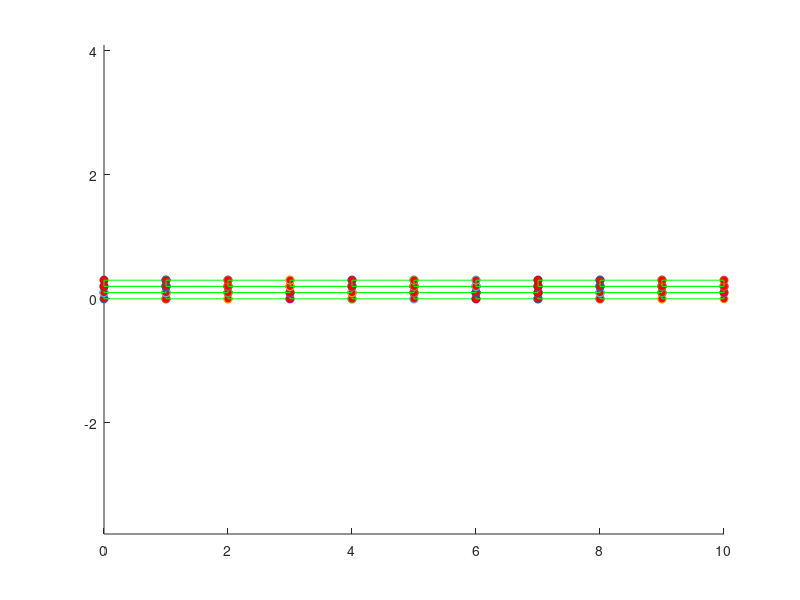
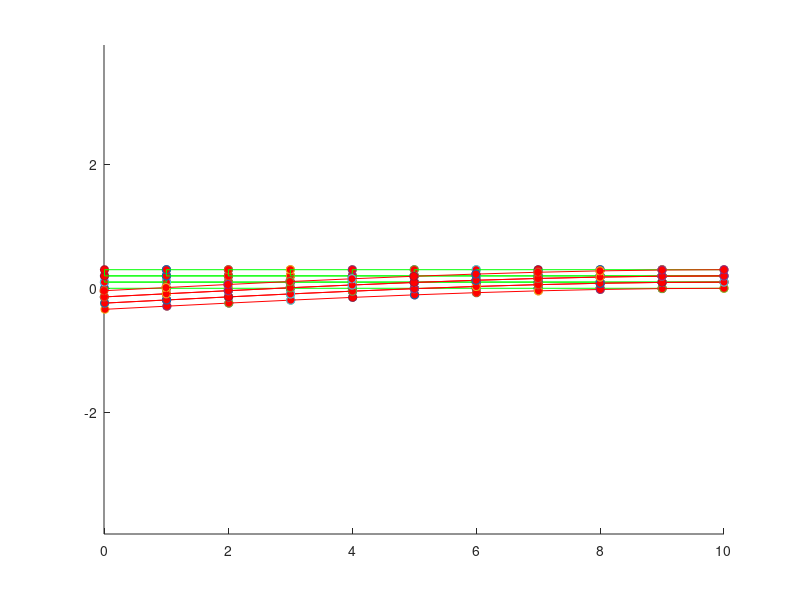
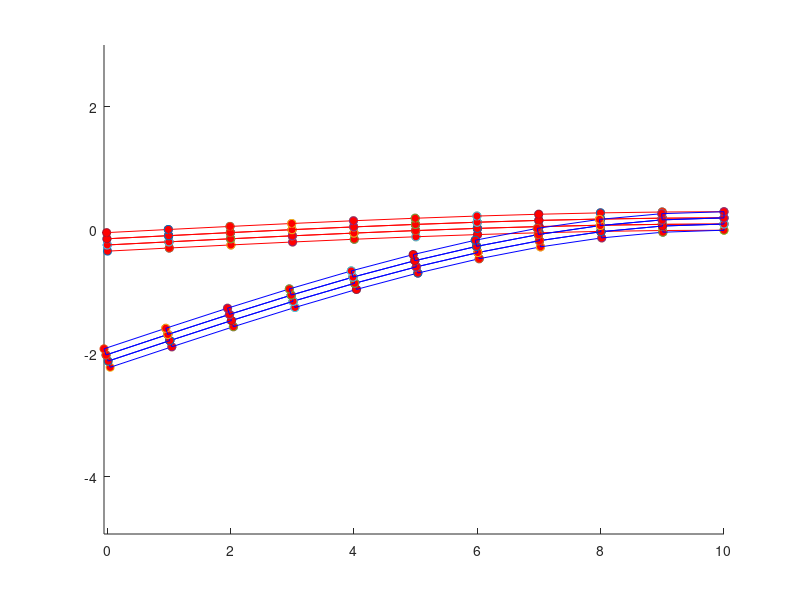

The MATLAB script that drew these images, in order:
function FEM_shear_locking_demo
%
%          Example 2D and 3D Linear elastic FEM code
%          Illustrates phenomenon of shear locking by computing the
%          displacement field in a 2D linear elastic beam and comparing
%          the FEA prediction with the exact result
%
%        Variables read from input file;
%        nprops              No. material parameters
%        materialprops(i)    List of material parameters
%        ncoord              No. spatial coords (2 for 2D, 3 for 3D)
%        ndof                No. degrees of freedom per node (2 for 2D, 3 for 3D)
%                            (here ndof=ncoord, but the program allows them to be different
%                            to allow extension to plate & beam elements with C^1 continuity)
%        nnode               No. nodes
%        coords(i,j)         ith coord of jth node, for i=1..ncoord; j=1..nnode
%        nelem               No. elements
%        maxnodes            Max no. nodes on any one element (used for array dimensioning)
%        nelnodes(i)         No. nodes on the ith element
%        elident(i)          An integer identifier for the ith element.  Not used
%                            in this code but could be used to switch on reduced integration,
%                            etc.
%        connect(i,j)        List of nodes on the jth element
%        nfix                Total no. prescribed displacements
%        fixnodes(i,j)       List of prescribed displacements at nodes
%                            fixnodes(1,j) Node number
%                            fixnodes(2,j) Displacement component number (1, 2 or 3)
%                            fixnodes(3,j) Value of the displacement
%        ndload              Total no. element faces subjected to tractions
%        dloads(i,j)         List of element tractions
%                            dloads(1,j) Element number
%                            dloads(2,j) face number
%                            dloads(3,j), dloads(4,j), dloads(5,j) Components of traction
%                            (assumed uniform) 
%
%  To run the program you first need to set up an input file, as described in 
%  the lecture notes.  Then change the fopen command below to point to the file.
%  Also change the fopen command in the post-processing step (near the bottom of the
%  program) to point to a suitable output file.  Then execute the file in
%  the usual fashion (e.g. hit the green arrow at the top of the MATLAB
%  editor window)
% 
%
% ==================== Read data from the input file ===========================
%
%
% YOU NEED TO CHANGE THE PATH & FILE NAME TO POINT TO YOUR INPUT FILE
%
infile=fopen('shear_locking_demo.txt','r');

[nprops,materialprops,ncoord,ndof,nnode,coords,nelem,maxnodes,connect,nelnodes,elident,nfix,fixnodes,ndload,dloads] = read_input_file(infile);

fclose(infile);

% Plot the initial mesh as a check
close all
figure
plotmesh(coords,ncoord,nnode,connect,nelem,elident,nelnodes,'g');

%
%============================ MAIN FEM ANALYSIS PROCEDURE ========================
%
%   dofs        Nodal displacements.  Let u_i^a be ith displacement component
%               at jth node.  Then dofs contain (u_1^1, u_2^1, u_1^2, u_2^2....) for 2D
%               and (u_1^1, u_2^1, u_3^1, u_1^2, u_2^2, u_3^2....) for 3D
%
%   K           Global stiffness matrix.  Stored as (K_1111 K_1112  K_1121  K_1122...
%                                                    K_1211 K_1212  K_1221  K_1222...
%                                                    K_2111 K_2112  K_2121  K_2122...)
%               for 2D problem and similarly for 3D problem
%   r           Force vector.  Currently only includes contribution from tractions
%               acting on element faces (i.e. body forces are neglected)
%
  dofs = zeros(ndof*nnode,1);  

  K = globalstiffness(ncoord,ndof,nnode,coords,nelem,maxnodes,elident,nelnodes,connect,materialprops,dofs);

  r = globaltraction(ncoord,ndof,nnode,ndload,coords,nelnodes,elident,connect,dloads,dofs);

%
%  Fix constrained nodes.  We should really do this in a way that preserves the symmetry of K
%  but it's not worth it for the small demo problems here.
%
  for n = 1:nfix
     rw = ndof*(fixnodes(1,n)-1) + fixnodes(2,n);
     for cl = 1:ndof*nnode
        K(rw,cl) = 0;
     end
     K(rw,rw) = 1.;
     r(rw) = fixnodes(3,n);
  end
%
% Solve for the displacements
%

  dofs = K\r;

%
%================================= POST-PROCESSING =================================
%
% Create a plot of the deformed mesh
%

  defcoords = zeros(ndof,nnode); 
  scalefactor = 1.0;
  for i = 1:nnode
    for j = 1:ndof
       defcoords(j,i) = coords(j,i) + scalefactor*dofs(ndof*(i-1)+j); 
    end
  end

 figure
 plotmesh(coords,ncoord,nnode,connect,nelem,elident,nelnodes,'g');
 hold on
 plotmesh(defcoords,ncoord,nnode,connect,nelem,elident,nelnodes,'r');  
 %
 % Plot the exact solution and FEA solution together
 %
 figure
 plotmesh(defcoords,ncoord,nnode,connect,nelem,elident,nelnodes,'r');  
 a = 0.15;
 b = 1;
 P = 2*a*b;
 L = 10;
 E = 2*materialprops(1)*(1+materialprops(2));
 d = -P*L^3/(2*E*a^3*b);
 omega = 3*P*L^2/(4*E*a^3*b);
 for i = 1:nnode
   x1 = coords(1,i);
   x2 = coords(2,i)-a;
   II = b*(2*a)^3/12;
   ups1 = P/(2*E*II)*x1^2*x2 + materialprops(2)*P/(6*E*II)*x2^3 ...
       - P/(6*II*materialprops(1))*x2^3 - (P*L^2/(2*E*II) - P*a^2/(2*II*materialprops(1)))*x2;
   ups2 = -materialprops(2)*P/(2*E*II)*x1*x2^2 - P/(6*E*II)*x1^3 + P*L^2/(2*E*II)*x1 - P*L^3/(3*E*II);
   scale = 1.;
   defcoords(1,i) = coords(1,i) + scale*ups1;
   defcoords(2,i) = coords(2,i) + scale*ups2; 
 end
 
 plotmesh(defcoords,ncoord,nnode,connect,nelem,elident,nelnodes,'b');  
 

end 

%================= Material Stiffness ==================================
%
%    Computes elasticity tensor C_{ijkl} = shear modulus and Poissons ratio
%    Currently coded either for plane strain, plane stress or general 3D.
%
function C = materialstiffness(ndof,ncoord,strain,materialprops)

   mu = materialprops(1);
   nu = materialprops(2);
   
   C = zeros(ndof,ncoord,ndof,ncoord);
   
   if (ncoord == 2)   

%  planestrain = 0 => plane stress, planestrain = 1 => plane strain
   planestrain = materialprops(3);
 
     for i = 1:2
       for j = 1:2
         for k = 1:2
           for l = 1:2
             if (planestrain==1) 
               if (i==j && k==l)
                   C(i,j,k,l) = C(i,j,k,l)+2*mu*nu/(1-2*nu);
               end
             else
               if (i==j && k==l)
                   C(i,j,k,l) = C(i,j,k,l)+2*mu*nu/(1-nu);
               end
             end
             if (i==l && k==j)
                 C(i,j,k,l) = C(i,j,k,l)+mu;
             end
             if (i==k && j==l)
                 C(i,j,k,l) = C(i,j,k,l)+mu;
             end
           end
         end
       end
     end
     
   elseif (ncoord == 3) 

     for i = 1:3 
       for j = 1:3
         for k = 1:3
           for l = 1:3
             if (i==j && k==l)
                 C(i,j,k,l)=C(i,j,k,l) + 2.*mu*nu/(1.-2.*nu);
             end
             if (i==k && j==l)
                 C(i,j,k,l)=C(i,j,k,l) + mu;
             end
             if (i==l && j==k)
                 C(i,j,k,l)=C(i,j,k,l) + mu;
             end
            end
          end
        end
      end
    end

 end
%================= Material Stress ==================================
%
%   Computes stress sigma_{ij} given strain epsilon_{ij}
%
function stress = materialstress(ndof,ncoord,strain,materialprops)

   C = materialstiffness(ndof,ncoord,strain,materialprops);
   stress = zeros(ndof,ncoord);
   for i = 1 : ndof
     for j = 1 : ncoord
        for k = 1 : ndof
          for l = 1: ncoord
            stress(i,j) = stress(i,j) + C(i,j,k,l)*strain(k,l);
          end
        end
     end
   end
  end
%
%====================== No. integration points =============================
%
%   Defines the number of integration points:be used for
%   each element type
%
function n = numberofintegrationpoints(ncoord,nelnodes,elident)
  
   if (ncoord == 1) 
     n = nelnodes;   
   elseif (ncoord == 2) 
     if (nelnodes == 3)
         n = 1;
     end
     if (nelnodes == 6)
         n = 3;
     end
     if (nelnodes == 4)
         n = 4;
     end
     if (nelnodes == 8)
         n = 9;
     end
   elseif (ncoord == 3) 
     if (nelnodes == 4)
         n = 1 ;
     end
     if (nelnodes == 10)
         n = 4;
     end
     if (nelnodes == 8)
         n = 8;
     end
     if (nelnodes == 20)
         n = 27;
     end
   end
end   
%
%====================== INTEGRATION POINTS ==================================
%
%   Defines positions of integration points
%
function xi = integrationpoints(ncoord,nelnodes,npoints,elident)

   xi = zeros(ncoord,npoints);
%
%  1D elements
%
   if (ncoord == 1) 
     if (npoints==1) 
       xi(1,1) = 0.;
     elseif (npoints == 2) 
       xi(1,1) = -0.5773502692;
       xi(1,2) = -xi(1,1);
     elseif (npoints == 3) 
       xi(1,1) = -0.7745966692;
       xi(1,2) = 0.0;
       xi(1,3) = -xi(1,1);
     end
%
%  2D elements
%
   elseif (ncoord == 2) 
%
%    Triangular element
%
     if ( nelnodes == 3 || nelnodes == 6 ) 
       if (npoints == 1) 
         xi(1,1) = 1./3.;
         xi(2,1) = 1./3.;
       elseif (npoints == 3) 
         xi(1,1) = 0.6;
         xi(2,1) = 0.2;
         xi(1,2) = 0.2;
         xi(2,2) = 0.6;
         xi(1,3) = 0.2;
         xi(2,3) = 0.2;
       elseif (npoints == 4) 
         xi(1,1) = 1./3.;
         xi(2,1) = 1./3.;
         xi(1,2) = 0.6;
         xi(2,2) = 0.2;
         xi(1,3) = 0.2;
         xi(2,3) = 0.6;
         xi(1,4) = 0.2;
         xi(2,4) = 0.2;
       end
%
%    Rectangular element
%                  
     elseif ( nelnodes==4 || nelnodes==8 ) 

       if (npoints == 1) 
         xi(1,1) = 0.;
         xi(2,1) = 0.;
       elseif (npoints == 4) 
         xi(1,1) = -0.5773502692;
         xi(2,1) = xi(1,1);
         xi(1,2) = -xi(1,1);
         xi(2,2) = xi(1,1);
         xi(1,3) = xi(1,1);
         xi(2,3) = -xi(1,1);
         xi(1,4) = -xi(1,1);
         xi(2,4) = -xi(1,1);
       elseif (npoints == 9) 
         xi(1,1) = -0.7745966692;
         xi(2,1) = xi(1,1);
         xi(1,2) = 0.0;
         xi(2,2) = xi(1,1);
         xi(1,3) = -xi(1,1);
         xi(2,3) = xi(1,1);
         xi(1,4) = xi(1,1);
         xi(2,4) = 0.0;
         xi(1,5) = 0.0;
         xi(2,5) = 0.0;
         xi(1,6) = -xi(1,1);
         xi(2,6) = 0.0;
         xi(1,7) = xi(1,1);
         xi(2,7) = -xi(1,1);
         xi(1,8) = 0.;
         xi(2,8) = -xi(1,1);
         xi(1,9) = -xi(1,1);
         xi(2,9) = -xi(1,1);
       end
     end
%
%   3D elements
%
   elseif (ncoord == 3) 
%
%  3D elements
%
     if (nelnodes == 4 || nelnodes==10 ) 
       if (npoints == 1) 
         xi(1,1) = 0.25;
         xi(2,1) = 0.25;
         xi(3,1) = 0.25;
       elseif (npoints == 4) 
         xi(1,1) = 0.58541020;
         xi(2,1) = 0.13819660;
         xi(3,1) = xi(2,1);
         xi(1,2) = xi(2,1);
         xi(2,2) = xi(1,1);
         xi(3,2) = xi(2,1);
         xi(1,3) = xi(2,1);
         xi(2,3) = xi(2,1);
         xi(3,3) = xi(1,1);
         xi(1,4) = xi(2,1);
         xi(2,4) = xi(2,1);
         xi(3,4) = xi(2,1);
       end
     elseif ( nelnodes==8 || nelnodes==20 ) 
       if (npoints == 1) 
         xi(1,1) = 0.;
         xi(2,1) = 0.;
         xi(3,1) = 0.;
       elseif (npoints == 8) 
         x1D = [-0.5773502692,0.5773502692];
         for k = 1:2
           for j = 1:2 
             for i = 1:2
               n = 4*(k-1) + 2*(j-1) + i;
               xi(1,n) = x1D(i);
               xi(2,n) = x1D(j);
               xi(3,n) = x1D(k);
             end
           end
         end
       elseif (npoints == 27) 
         x1D = [-0.7745966692,0.,0.7745966692];
         for k = 1:3
           for j = 1:3
             for i = 1:3
               n = 9*(k-1) + 3*(j-1) + i;
               xi(1,n) = x1D(i);
               xi(2,n) = x1D(j);
               xi(3,n) = x1D(k);
             end
           end
         end
       end
     end
   end
end

%
%================= INTEGRATION WEIGHTS ==================================
%
%   Defines integration weights w_i
%
function w = integrationweights(ncoord,nelnodes,npoints,elident)

   w = zeros(npoints,1);

%
%  1D elements
%
   if (ncoord == 1) 
     if (npoints == 1)
       w(1) = 2.;
     elseif (npoints == 2) 
       w = [1.,1.];
     elseif (npoints == 3) 
       w = [0.555555555,0.888888888,0.555555555];
     end
%
%  2D elements
%
   elseif (ncoord == 2) 
%
%    Triangular element
%
     if ( nelnodes == 3 || nelnodes == 6 ) 
       if (npoints == 1) 
         w(1) = 0.5;
       elseif (npoints == 3) 
         w(1) = 1./6.;
         w(2) = 1./6.;
         w(3) = 1./6.;
       elseif (npoints == 4) 
         w = [-27./96.,25./96.,25/96.,25/96.];
       end
%
%    Rectangular element
%                  
     elseif ( nelnodes==4 || nelnodes==8 ) 

       if (npoints == 1) 
         w(1) = 4.;
       elseif (npoints == 4) 
         w = [1.,1.,1.,1.];
       elseif (npoints == 9 ) 
         w1D = [0.555555555,0.888888888,0.55555555555];
         for j = 1:3
           for i = 1:3
             n = 3*(j-1)+i;
             w(n) = w1D(i)*w1D(j);
           end
         end    
       end
     end 

   elseif (ncoord == 3) 
%
%  3D elements
%
     if (nelnodes == 4 || nelnodes==10 ) 
       if (npoints == 1) 
         w(1) = 1./6.;
       elseif (npoints == 4) 
         w = [1./24.,1./24.,1./24.,1./24.];
       end
     elseif ( nelnodes==8 || nelnodes==20 ) 
       if (npoints == 1) 
         w(1) = 8.;
       elseif (npoints == 8) 
         w = [1.,1.,1.,1.,1.,1.,1.,1.];
       elseif (npoints == 27) 
         w1D = [0.555555555,0.888888888,0.55555555555];
         for k = 1:3
           for j = 1:3
             for i = 1:3
               n = 9*(k-1)+3*(j-1)+i;
               w(n) = w1D(i)*w1D(j)*w1D(k);
             end
           end    
         end
       end
     end
   end
end

%
%================= SHAPE FUNCTIONS ==================================
%
%        Calculates shape functions for various element types
%
function N = shapefunctions(nelnodes,ncoord,elident,xi)
 

   N = zeros(nelnodes,1);
%
%  1D elements
%
  if (ncoord == 1) 
    if (nelnodes==2) 
      N(1) = 0.5*(1.+xi(1));
      N(2) = 0.5*(1.-xi(1));
    elseif (nelnodes == 3) 
      N(1) = -0.5*xi(1)*(1.-xi(1));
      N(2) =  0.5*xi(1)*(1.+xi(1));
      N(3) = (1.-xi(1))*(1.+xi(1));
    end
%
%  2D elements
%
   elseif (ncoord == 2) 
%
%    Triangular element
%
     if ( nelnodes == 3 ) 
       N(1) = xi(1);
       N(2) = xi(2);
       N(3) = 1.-xi(1)-xi(2);               
     elseif ( nelnodes == 6 ) 
       xi3 = 1.-xi(1)-xi(2);
       N(1) = (2.*xi(1)-1.)*xi(1);
       N(2) = (2.*xi(2)-1.)*xi(2);
       N(3) = (2.*xi3-1.)*xi3;
       N(4) = 4.*xi(1)*xi(2);
       N(5) = 4.*xi(2)*xi3;
       N(6) = 4.*xi3*xi(1);
%
%    Rectangular element
%                  
     elseif ( nelnodes == 4 ) 
       N(1) = 0.25*(1.-xi(1))*(1.-xi(2));
       N(2) = 0.25*(1.+xi(1))*(1.-xi(2));
       N(3) = 0.25*(1.+xi(1))*(1.+xi(2));
       N(4) = 0.25*(1.-xi(1))*(1.+xi(2));
     elseif (nelnodes == 8) 
       N(1) = -0.25*(1.-xi(1))*(1.-xi(2))*(1.+xi(1)+xi(2));
       N(2) = 0.25*(1.+xi(1))*(1.-xi(2))*(xi(1)-xi(2)-1.);
       N(3) = 0.25*(1.+xi(1))*(1.+xi(2))*(xi(1)+xi(2)-1.);
       N(4) = 0.25*(1.-xi(1))*(1.+xi(2))*(xi(2)-xi(1)-1.);
       N(5) = 0.5*(1.-xi(1)*xi(1))*(1.-xi(2));
       N(6) = 0.5*(1.+xi(1))*(1.-xi(2)*xi(2));
       N(7) = 0.5*(1.-xi(1)*xi(1))*(1.+xi(2));
       N(8) = 0.5*(1.-xi(1))*(1.-xi(2)*xi(2));
     end
%
   elseif (ncoord==3) 

     if (nelnodes == 4) 
       N(1) = xi(1);
       N(2) = xi(2);
       N(3) = xi(3);
       N(4) = 1.-xi(1)-xi(2)-xi(3);
     elseif (nelnodes == 10) 
       xi4 = 1.-xi(1)-xi(2)-xi(3);
       N(1) = (2.*xi(1)-1.)*xi(1);
       N(2) = (2.*xi(2)-1.)*xi(2);
       N(3) = (2.*xi(3)-1.)*xi(3);
       N(4) = (2.*xi4-1.)*xi4;
       N(5) = 4.*xi(1)*xi(2);
       N(6) = 4.*xi(2)*xi(3);
       N(7) = 4.*xi(3)*xi(1);
       N(8) = 4.*xi(1)*xi4;
       N(9) = 4.*xi(2)*xi4;
       N(10) = 4.*xi(3)*xi4;
     elseif (nelnodes == 8) 
       N(1) = (1.-xi(1))*(1.-xi(2))*(1.-xi(3))/8.;
       N(2) = (1.+xi(1))*(1.-xi(2))*(1.-xi(3))/8.;
       N(3) = (1.+xi(1))*(1.+xi(2))*(1.-xi(3))/8.;
       N(4) = (1.-xi(1))*(1.+xi(2))*(1.-xi(3))/8.;
       N(5) = (1.-xi(1))*(1.-xi(2))*(1.+xi(3))/8.;
       N(6) = (1.+xi(1))*(1.-xi(2))*(1.+xi(3))/8.;
       N(7) = (1.+xi(1))*(1.+xi(2))*(1.+xi(3))/8.;
       N(8) = (1.-xi(1))*(1.+xi(2))*(1.+xi(3))/8.;
     elseif (nelnodes == 20) 
       N(1) = (1.-xi(1))*(1.-xi(2))*(1.-xi(3))*(-xi(1)-xi(2)-xi(3)-2.)/8.;
       N(2) = (1.+xi(1))*(1.-xi(2))*(1.-xi(3))*(xi(1)-xi(2)-xi(3)-2.)/8.;
       N(3) = (1.+xi(1))*(1.+xi(2))*(1.-xi(3))*(xi(1)+xi(2)-xi(3)-2.)/8.;
       N(4) = (1.-xi(1))*(1.+xi(2))*(1.-xi(3))*(-xi(1)+xi(2)-xi(3)-2.)/8.;
       N(5) = (1.-xi(1))*(1.-xi(2))*(1.+xi(3))*(-xi(1)-xi(2)+xi(3)-2.)/8.;
       N(6) = (1.+xi(1))*(1.-xi(2))*(1.+xi(3))*(xi(1)-xi(2)+xi(3)-2.)/8.;
       N(7) = (1.+xi(1))*(1.+xi(2))*(1.+xi(3))*(xi(1)+xi(2)+xi(3)-2.)/8.;
       N(8) = (1.-xi(1))*(1.+xi(2))*(1.+xi(3))*(-xi(1)+xi(2)+xi(3)-2.)/8.;
       N(9)  = (1.-xi(1)^2)*(1.-xi(2))*(1.-xi(3))/4.;
       N(10) = (1.+xi(1))*(1.-xi(2)^2)*(1.-xi(3))/4.;
       N(11) = (1.-xi(1)^2)*(1.+xi(2))*(1.-xi(3))/4.;
       N(12) = (1.-xi(1))*(1.-xi(2)^2)*(1.-xi(3))/4.;
       N(13) = (1.-xi(1)^2)*(1.-xi(2))*(1.+xi(3))/4.;
       N(14) = (1.+xi(1))*(1.-xi(2)^2)*(1.+xi(3))/4.;
       N(15) = (1.-xi(1)^2)*(1.+xi(2))*(1.+xi(3))/4.;
       N(16) = (1.-xi(1))*(1.-xi(2)^2)*(1.+xi(3))/4.;
       N(17) = (1.-xi(1))*(1.-xi(2))*(1.-xi(3)^2)/4.;
       N(18) = (1.+xi(1))*(1.-xi(2))*(1.-xi(3)^2)/4.;
       N(19) = (1.+xi(1))*(1.+xi(2))*(1.-xi(3)^2)/4.;
       N(20) = (1.-xi(1))*(1.+xi(2))*(1.-xi(3)^2)/4.;
     end
   end

end

%
%================= SHAPE FUNCTION DERIVATIVES ======================
%
function dNdxi = shapefunctionderivs(nelnodes,ncoord,elident,xi)

  dNdxi = zeros(nelnodes,ncoord);
%
% 1D elements
%
  if (ncoord == 1) 
    if (nelnodes==2) 
      dNdxi(1,1) = 0.5;
      dNdxi(2,1) = -0.5;
    elseif (nelnodes == 3) 
      dNdxi(1,1) = -0.5+xi(1);
      dNdxi(2,1) =  0.5+xi(1);
      dNdxi(3,1) = -2.*xi(1);
    end
%
%  2D elements
%
   elseif (ncoord == 2) 
%
%    Triangular element
%
     if ( nelnodes == 3 ) 
       dNdxi(1,1) = 1.;
       dNdxi(2,2) = 1.;
       dNdxi(3,1) = -1.;
       dNdxi(3,2) = -1.;               
     elseif ( nelnodes == 6 ) 
       xi3 = 1.-xi(1)-xi(2);
       dNdxi(1,1) = 4.*xi(1)-1.;
       dNdxi(2,2) = 4.*xi(2)-1.;
       dNdxi(3,1) = -(4.*xi3-1.);
       dNdxi(3,2) = -(4.*xi3-1.);
       dNdxi(4,1) = 4.*xi(2);
       dNdxi(4,2) = 4.*xi(1);
       dNdxi(5,1) = -4.*xi(2);
       dNdxi(5,2) = -4.*xi(1);
       dNdxi(6,1) = 4.*xi3 - 4.*xi(1);
       dNdxi(6,2) = 4.*xi3 - 4.*xi(2);
%
%    Rectangular element
%                  
     elseif ( nelnodes == 4 ) 
       dNdxi(1,1) = -0.25*(1.-xi(2));
       dNdxi(1,2) = -0.25*(1.-xi(1));
       dNdxi(2,1) = 0.25*(1.-xi(2));
       dNdxi(2,2) = -0.25*(1.+xi(1));
       dNdxi(3,1) = 0.25*(1.+xi(2));
       dNdxi(3,2) = 0.25*(1.+xi(1));
       dNdxi(4,1) = -0.25*(1.+xi(2));
       dNdxi(4,2) = 0.25*(1.-xi(1));
     elseif (nelnodes == 8) 
       dNdxi(1,1) = 0.25*(1.-xi(2))*(2.*xi(1)+xi(2));
       dNdxi(1,2) = 0.25*(1.-xi(1))*(xi(1)+2.*xi(2));
       dNdxi(2,1) = 0.25*(1.-xi(2))*(2.*xi(1)-xi(2));
       dNdxi(2,2) = 0.25*(1.+xi(1))*(2.*xi(2)-xi(1));
       dNdxi(3,1) = 0.25*(1.+xi(2))*(2.*xi(1)+xi(2));
       dNdxi(3,2) = 0.25*(1.+xi(1))*(2.*xi(2)+xi(1));
       dNdxi(4,1) = 0.25*(1.+xi(2))*(2.*xi(1)-xi(2));
       dNdxi(4,2) = 0.25*(1.-xi(1))*(2.*xi(2)-xi(1));
       dNdxi(5,1) = -xi(1)*(1.-xi(2));
       dNdxi(5,2) = -0.5*(1.-xi(1)*xi(1));
       dNdxi(6,1) = 0.5*(1.-xi(2)*xi(2));
       dNdxi(6,2) = -(1.+xi(1))*xi(2);
       dNdxi(7,1) = -xi(1)*(1.+xi(2));
       dNdxi(7,2) = 0.5*(1.-xi(1)*xi(1));
       dNdxi(8,1) = -0.5*(1.-xi(2)*xi(2));
       dNdxi(8,2) = -(1.-xi(1))*xi(2);
      end
%
%    3D elements
%
   elseif (ncoord==3) 

     if (nelnodes == 4) 
       dNdxi(1,1) = 1.;
       dNdxi(2,2) = 1.;
       dNdxi(3,3) = 1.;
       dNdxi(4,1) = -1.;
       dNdxi(4,2) = -1.;
       dNdxi(4,3) = -1.;
     elseif (nelnodes == 10) 
       xi4 = 1.-xi(1)-xi(2)-xi(3);
       dNdxi(1,1) = (4.*xi(1)-1.);
       dNdxi(2,2) = (4.*xi(2)-1.);
       dNdxi(3,3) = (4.*xi(3)-1.);
       dNdxi(4,1) = -(4.*xi4-1.);
       dNdxi(4,2) = -(4.*xi4-1.);
       dNdxi(4,3) = -(4.*xi4-1.);
       dNdxi(5,1) = 4.*xi(2);
       dNdxi(5,2) = 4.*xi(1);
       dNdxi(6,2) = 4.*xi(3);
       dNdxi(6,3) = 4.*xi(2);
       dNdxi(7,1) = 4.*xi(3);
       dNdxi(7,3) = 4.*xi(1); 
       dNdxi(8,1) = 4.*(xi4-xi(1));
       dNdxi(8,2) = -4.*xi(1);
       dNdxi(8,3) = -4.*xi(1);
       dNdxi(9,1) = -4.*xi(2);
       dNdxi(9,2) = 4.*(xi4-xi(2));
       dNdxi(9,3) = -4.*xi(2);
       dNdxi(10,1) = -4.*xi(3)*xi4;
       dNdxi(10,2) = -4.*xi(3);
       dNdxi(10,3) = 4.*(xi4-xi(3));
     elseif (nelnodes == 8) 
       dNdxi(1,1) = -(1.-xi(2))*(1.-xi(3))/8.;
       dNdxi(1,2) = -(1.-xi(1))*(1.-xi(3))/8.;
       dNdxi(1,3) = -(1.-xi(1))*(1.-xi(2))/8.;
       dNdxi(2,1) = (1.-xi(2))*(1.-xi(3))/8.;
       dNdxi(2,2) = -(1.+xi(1))*(1.-xi(3))/8.;
       dNdxi(2,3) = -(1.+xi(1))*(1.-xi(2))/8.;
       dNdxi(3,1) = (1.+xi(2))*(1.-xi(3))/8.;
       dNdxi(3,2) = (1.+xi(1))*(1.-xi(3))/8.;
       dNdxi(3,3) = -(1.+xi(1))*(1.+xi(2))/8.;
       dNdxi(4,1) = -(1.+xi(2))*(1.-xi(3))/8.;
       dNdxi(4,2) = (1.-xi(1))*(1.-xi(3))/8.;
       dNdxi(4,3) = -(1.-xi(1))*(1.+xi(2))/8.;
       dNdxi(5,1) = -(1.-xi(2))*(1.+xi(3))/8.;
       dNdxi(5,2) = -(1.-xi(1))*(1.+xi(3))/8.;
       dNdxi(5,3) = (1.-xi(1))*(1.-xi(2))/8.;
       dNdxi(6,1) = (1.-xi(2))*(1.+xi(3))/8.;
       dNdxi(6,2) = -(1.+xi(1))*(1.+xi(3))/8.;
       dNdxi(6,3) = (1.+xi(1))*(1.-xi(2))/8.;
       dNdxi(7,1) = (1.+xi(2))*(1.+xi(3))/8.;
       dNdxi(7,2) = (1.+xi(1))*(1.+xi(3))/8.;
       dNdxi(7,3) = (1.+xi(1))*(1.+xi(2))/8.;
       dNdxi(8,1) = -(1.+xi(2))*(1.+xi(3))/8.;
       dNdxi(8,2) = (1.-xi(1))*(1.+xi(3))/8.;
       dNdxi(8,3) = (1.-xi(1))*(1.+xi(2))/8.;
     elseif (nelnodes == 20) 
       dNdxi(1,1) = (-(1.-xi(2))*(1.-xi(3))*(-xi(1)-xi(2)-xi(3)-2.)-(1.-xi(1))*(1.-xi(2))*(1.-xi(3)))/8.;
       dNdxi(1,2) = (-(1.-xi(1))*(1.-xi(3))*(-xi(1)-xi(2)-xi(3)-2.)-(1.-xi(1))*(1.-xi(2))*(1.-xi(3)))/8.;
       dNdxi(1,3) = (-(1.-xi(1))*(1.-xi(2))*(-xi(1)-xi(2)-xi(3)-2.)-(1.-xi(1))*(1.-xi(2))*(1.-xi(3)))/8.;

       dNdxi(2,1) = ((1.-xi(2))*(1.-xi(3))*(xi(1)-xi(2)-xi(3)-2.)+(1.+xi(1))*(1.-xi(2))*(1.-xi(3)))/8.;
       dNdxi(2,2) = (-(1.+xi(1))*(1.-xi(3))*(xi(1)-xi(2)-xi(3)-2.)-(1.+xi(1))*(1.-xi(2))*(1.-xi(3)))/8.;
       dNdxi(2,3) = (-(1.+xi(1))*(1.-xi(2))*(xi(1)-xi(2)-xi(3)-2.)-(1.+xi(1))*(1.-xi(2))*(1.-xi(3)))/8.;

       dNdxi(3,1) = ((1.+xi(2))*(1.-xi(3))*(xi(1)+xi(2)-xi(3)-2.)+(1.+xi(1))*(1.+xi(2))*(1.-xi(3)))/8.;
       dNdxi(3,2) = ((1.+xi(1))*(1.-xi(3))*(xi(1)+xi(2)-xi(3)-2.)+(1.+xi(1))*(1.+xi(2))*(1.-xi(3)))/8.;
       dNdxi(3,3) = (-(1.+xi(1))*(1.+xi(2))*(xi(1)+xi(2)-xi(3)-2.)-(1.+xi(1))*(1.+xi(2))*(1.-xi(3)))/8.;

       dNdxi(4,1) = (-(1.+xi(2))*(1.-xi(3))*(-xi(1)+xi(2)-xi(3)-2.)-(1.-xi(1))*(1.+xi(2))*(1.-xi(3)))/8.;
       dNdxi(4,2) = ((1.-xi(1))*(1.-xi(3))*(-xi(1)+xi(2)-xi(3)-2.)+(1.-xi(1))*(1.+xi(2))*(1.-xi(3)))/8.;
       dNdxi(4,3) = (-(1.-xi(1))*(1.+xi(2))*(-xi(1)+xi(2)-xi(3)-2.)-(1.-xi(1))*(1.+xi(2))*(1.-xi(3)))/8.;
       dNdxi(5,1) = (-(1.-xi(2))*(1.+xi(3))*(-xi(1)-xi(2)+xi(3)-2.)-(1.-xi(1))*(1.-xi(2))*(1.+xi(3)))/8.;
       dNdxi(5,2) = (-(1.-xi(1))*(1.+xi(3))*(-xi(1)-xi(2)+xi(3)-2.)-(1.-xi(1))*(1.-xi(2))*(1.+xi(3)))/8.;
       dNdxi(5,3) = ((1.-xi(1))*(1.-xi(2))*(-xi(1)-xi(2)+xi(3)-2.)+(1.-xi(1))*(1.-xi(2))*(1.+xi(3)))/8.;
       dNdxi(6,1) = ((1.-xi(2))*(1.+xi(3))*(xi(1)-xi(2)+xi(3)-2.)+(1.+xi(1))*(1.-xi(2))*(1.+xi(3)))/8.;
       dNdxi(6,2) = (-(1.+xi(1))*(1.+xi(3))*(xi(1)-xi(2)+xi(3)-2.)-(1.+xi(1))*(1.-xi(2))*(1.+xi(3)))/8.;
       dNdxi(6,3) = ((1.+xi(1))*(1.-xi(2))*(xi(1)-xi(2)+xi(3)-2.)+(1.+xi(1))*(1.-xi(2))*(1.+xi(3)))/8.;
       dNdxi(7,1) = ((1.+xi(2))*(1.+xi(3))*(xi(1)+xi(2)+xi(3)-2.)+(1.+xi(1))*(1.+xi(2))*(1.+xi(3)))/8.;
       dNdxi(7,2) = ((1.+xi(1))*(1.+xi(3))*(xi(1)+xi(2)+xi(3)-2.)+(1.+xi(1))*(1.+xi(2))*(1.+xi(3)))/8.;
       dNdxi(7,3) = ((1.+xi(1))*(1.+xi(2))*(xi(1)+xi(2)+xi(3)-2.)+(1.+xi(1))*(1.+xi(2))*(1.+xi(3)))/8.;
       dNdxi(8,1) = (-(1.+xi(2))*(1.+xi(3))*(-xi(1)+xi(2)+xi(3)-2.)-(1.-xi(1))*(1.+xi(2))*(1.+xi(3)))/8.;
       dNdxi(8,2) = ((1.-xi(1))*(1.+xi(3))*(-xi(1)+xi(2)+xi(3)-2.)+(1.-xi(1))*(1.+xi(2))*(1.+xi(3)))/8.;
       dNdxi(8,3) = ((1.-xi(1))*(1.+xi(2))*(-xi(1)+xi(2)+xi(3)-2.)+(1.-xi(1))*(1.+xi(2))*(1.+xi(3)))/8.;
       dNdxi(9,1)  = -2.*xi(1)*(1.-xi(2))*(1.-xi(3))/4.;
       dNdxi(9,2)  = -(1.-xi(1)^2)*(1.-xi(3))/4.;
       dNdxi(9,3)  = -(1.-xi(1)^2)*(1.-xi(2))/4.;
       dNdxi(10,1)  = (1.-xi(2)^2)*(1.-xi(3))/4.;
       dNdxi(10,2)  = -2.*xi(2)*(1.+xi(1))*(1.-xi(3))/4.;
       dNdxi(10,3)  = -(1.-xi(2)^2)*(1.+xi(1))/4.;
       dNdxi(11,1)  = -2.*xi(1)*(1.+xi(2))*(1.-xi(3))/4.;
       dNdxi(11,2)  = (1.-xi(1)^2)*(1.-xi(3))/4.;
       dNdxi(11,3)  = -(1.-xi(1)^2)*(1.+xi(2))/4.;
       dNdxi(12,1)  = -(1.-xi(2)^2)*(1.-xi(3))/4.;
       dNdxi(12,2)  = -2.*xi(2)*(1.-xi(1))*(1.-xi(3))/4.;
       dNdxi(12,3)  = -(1.-xi(2)^2)*(1.-xi(1))/4.;
       dNdxi(13,1)  = -2.*xi(1)*(1.-xi(2))*(1.+xi(3))/4.;
       dNdxi(13,2)  = -(1.-xi(1)^2)*(1.+xi(3))/4.;
       dNdxi(13,3)  = (1.-xi(1)^2)*(1.-xi(2))/4.;
       dNdxi(14,1)  = (1.-xi(2)^2)*(1.+xi(3))/4.;
       dNdxi(14,2)  = -2.*xi(2)*(1.+xi(1))*(1.+xi(3))/4.;
       dNdxi(14,3)  = (1.-xi(2)^2)*(1.+xi(1))/4.;
       dNdxi(15,1)  = -2.*xi(1)*(1.+xi(2))*(1.+xi(3))/4.;
       dNdxi(15,2)  =  (1.-xi(1)^2)*(1.+xi(3))/4.;
       dNdxi(15,3)  = (1.-xi(1)^2)*(1.+xi(2))/4.;
       dNdxi(16,1)  = -(1.-xi(2)^2)*(1.+xi(3))/4.;
       dNdxi(16,2)  = -2.*xi(2)*(1.-xi(1))*(1.+xi(3))/4.;
       dNdxi(16,3)  = (1.-xi(2)^2)*(1.-xi(1))/4.;
       dNdxi(17,1) = -(1.-xi(2))*(1.-xi(3)^2)/4.;
       dNdxi(17,2) = -(1.-xi(1))*(1.-xi(3)^2)/4.;
       dNdxi(17,3) = -xi(3)*(1.-xi(1))*(1.-xi(2))/2.;
       dNdxi(18,1) = (1.-xi(2))*(1.-xi(3)^2)/4.;
       dNdxi(18,2) = -(1.+xi(1))*(1.-xi(3)^2)/4.;
       dNdxi(18,3) = -xi(3)*(1.+xi(1))*(1.-xi(2))/2.;
       dNdxi(19,1) = (1.+xi(2))*(1.-xi(3)^2)/4.;
       dNdxi(19,2) = (1.+xi(1))*(1.-xi(3)^2)/4.;
       dNdxi(19,3) = -xi(3)*(1.+xi(1))*(1.+xi(2))/2.;
       dNdxi(20,1) = -(1.+xi(2))*(1.-xi(3)^2)/4.;
       dNdxi(20,2) = (1.-xi(1))*(1.-xi(3)^2)/4.;
       dNdxi(20,3) = -xi(3)*(1.-xi(1))*(1.+xi(2))/2.;
     end
   end

  end
%
%================= ELEMENT STIFFNESS MATRIX ================================
%
function kel = elstif(ncoord,ndof,nelnodes,elident,coord,materialprops,displacement)
%
%  Assemble the element stiffness
%
%    Arguments;
%
%      ncoord             No. coordinates (2 or 3 for 2D or 3D problem)
%      ndof               No. degrees of freedom per node (often ndof = ncoord)
%      nelnodes           No. nodes on the element
%      elident            Element identifier (not used here - for future enhancements!)
%      coords(i,a)        ith coord of ath node
%      materialprops      Material properties passed on:constitutive procedures
%      displacement(i,a)  ith displacement component at ath node
%
%   Local variables
%      npoints            No. integration points
%      xi(i,inpt)         ith local coord of integration point no. intpt
%      w(intpt)           weight for integration point no. intpt
%      N(a)               Shape function associated with ath node on element
%      dNdxi(a,i)         Derivative of ath shape function wrt ith local coord
%      dNdx(a,i)          Derivative of ath shape function wrt ith global coord
%      dxdxi(i,j)         Derivative of ith global coord wrt jth local coord
%      dxidx(i,j)         Derivative of ith local coord wrt jth global coord
%      det                Determinant of jacobian
%      strain(i,j)        strain_ij components
%      dsde(i,j,k,l)      Derivative of stress_ij with respect:strain_kl
%      kel(row,col)       Rows && cols of element stiffness
%
%
   npoints = numberofintegrationpoints(ncoord,nelnodes,elident);
   dNdx = zeros(nelnodes,ncoord);
   dxdxi = zeros(ncoord,ncoord);
   strain = zeros(ndof,ncoord);
   kel = zeros(ndof*nelnodes,ndof*nelnodes);
%
%  Set up integration points && weights    
%
   xilist = integrationpoints(ncoord,nelnodes,npoints,elident);
   w = integrationweights(ncoord,nelnodes,npoints,elident);
%
%  Loop over the integration points
%
   for intpt = 1:npoints

%     Compute shape functions && derivatives wrt local coords
%
      for i = 1:ncoord
        xi(i) = xilist(i,intpt);
      end      
      N = shapefunctions(nelnodes,ncoord,elident,xi);
      dNdxi = shapefunctionderivs(nelnodes,ncoord,elident,xi);

      
%
%     Compute the jacobian matrix && its determinant
%
      for i = 1:ncoord
        for j = 1:ncoord
          dxdxi(i,j) = 0.;
          for a = 1:nelnodes
            dxdxi(i,j) = dxdxi(i,j) + coord(i,a)*dNdxi(a,j);
          end
        end
      end
      
      dxidx = inv(dxdxi);
      dt = det(dxdxi);
%
%     Convert shape function derivatives:derivatives wrt global coords
%
      for a = 1:nelnodes
        for i = 1:ncoord
          dNdx(a,i) = 0.;
          for j = 1:ncoord
            dNdx(a,i) = dNdx(a,i) + dNdxi(a,j)*dxidx(j,i);
          end
        end
      end
%
%     Compute the (infinitesimal) strain by differentiating displacements
%     This step is not really necessary for linear elasticity calculations
%     where stiffness is independent of strain.  It is included:allow
%     extension:nonlinear materials later.
%
      for i = 1:ncoord
         for j = 1:ncoord
            strain(i,j) = 0.;
            for a = 1:nelnodes
              strain(i,j) = strain(i,j) + 0.5*(displacement(i,a)*dNdx(a,j)+displacement(j,a)*dNdx(a,i));
            end
         end
      end
%
%     Compute the material tangent stiffness (d stress/d strain)
%     ds/de is just C_ijkl for linear elasticity - this notation is used
%     to allow extension to nonlinear problems
%
      dsde = materialstiffness(ndof,ncoord,strain,materialprops);
%
%     Compute the element stiffness
%             
      for a = 1:nelnodes
        for i = 1:ndof
          for b = 1:nelnodes
            for k = 1:ndof
              row = ndof*(a-1)+i;
              col = ndof*(b-1)+k;
              for j = 1:ncoord
                for l = 1:ncoord
                  kel(col,row) = kel(col,row) + dsde(i,j,k,l)*dNdx(b,l)*dNdx(a,j)*w(intpt)*dt;
                end
              end
            end
          end
        end
      end
   end

end


 %====================== No. nodes on element faces ================
%
%   This procedure returns the number of nodes on each element face
%   for various element types.  This info is needed for computing
%   the surface integrals associated with the element traction vector
%
function n = nfacenodes(ncoord,nelnodes,elident,face)
   if (ncoord == 2) 
     if (nelnodes == 3 || nelnodes == 4)
         n = 2;
     elseif (nelnodes == 6 || nelnodes == 8)
         n=3;
     end
   elseif (ncoord == 3) 
     if (nelnodes == 4)
         n = 3;
     elseif (nelnodes == 10)
         n = 6;
     elseif (nelnodes == 8)
         n = 4;
     elseif (nelnodes == 20)
         n = 8;
     end
   end
end
%======================= Lists of nodes on element faces =============
%
%    This procedure returns the list of nodes on an element face
%    The nodes are ordered so that the element face forms either
%    a 1D line element or a 2D surface element for 2D or 3D problems
%
function list = facenodes(ncoord,nelnodes,elident,face)

   i3 = [2,3,1];
   i4 = [2,3,4,1]; 

   list = zeros(nfacenodes(ncoord,nelnodes,face),1);

   if (ncoord == 2) 
     if (nelnodes == 3) 
       list(1) = face;
       list(2) = i3(face);
     elseif (nelnodes == 6) 
       list(1) = face;
       list(2) = i3(face);
       list(3) = face+3;
     elseif (nelnodes==4) 
       list(1) = face;
       list(2) = i4(face);
     elseif (nelnodes==8) 
       list(1) = face;
       list(2) = i4(face);
       list(3) = face+4;
     end
   elseif (ncoord == 3) 
     if (nelnodes==4) 
       if   (face == 1)
           list = [1,2,3];
       elseif (face == 2)
           list = [1,4,2];
       elseif (face == 3)
           list = [2,4,3];
       elseif (face == 4)
           list = [3,4,1];
       end
     elseif (nelnodes == 10) 
       if   (face == 1)
           list = [1,2,3,5,6,7];
       elseif (face == 2)
           list = [1,4,2,8,9,5];
       elseif (face == 3)
           list = [2,4,3,9,10,6];
       elseif (face == 4)
           list = [3,4,1,10,8,7];
       end
     elseif (nelnodes == 8) 
       if   (face == 1)
           list = [1,2,3,4];
       elseif (face == 2)
           list = [5,8,7,6];
       elseif (face == 3)
           list = [1,5,6,2];
       elseif (face == 4)
           list = [2,3,7,6];
       elseif (face == 5)
           list = [3,7,8,4];
       elseif (face == 6)
           list = [4,8,5,1];
       end
     elseif (nelnodes == 20)  
       if   (face == 1)
           list = [1,2,3,4,9,10,11,12];
       elseif (face == 2)
           list = [5,8,7,6,16,15,14,13];
       elseif (face == 3)
           list = [1,5,6,2,17,13,18,9];
       elseif (face == 4)
           list = [2,6,7,3,18,14,19,10];
       elseif (face == 5)
           list = [3,7,8,4,19,15,6,11];
       elseif (face == 6)
           list = [4,8,5,1,20,16,17,12];
       end
     end
   end
end
%
%====================== ELEMENT DISTRIBUTED LOAD VECTOR ==============
%
function r = eldload(ncoord,ndof,nfacenodes,elident,coords,traction)

  npoints = numberofintegrationpoints(ncoord-1,nfacenodes);
  xi = zeros(ncoord-1,1);
  dxdxi = zeros(ncoord,ncoord-1);
  r = zeros(ndof*nfacenodes,1);
   
  xilist = integrationpoints(ncoord-1,nfacenodes,npoints);
  w = integrationweights(ncoord-1,nfacenodes,npoints);

  for intpt = 1:npoints

    for i = 1:ncoord-1
      xi(i) = xilist(i,intpt);
    end

    N = shapefunctions(nfacenodes,ncoord-1,elident,xi);
    dNdxi = shapefunctionderivs(nfacenodes,ncoord-1,elident,xi);
%
%     Compute the jacobian matrix && its determinant
%
    for i = 1:ncoord
      for j = 1:ncoord-1
        dxdxi(i,j) = 0.;
        for a = 1:nfacenodes
          dxdxi(i,j) = dxdxi(i,j) + coords(i,a)*dNdxi(a,j);
        end
      end
    end
    if (ncoord == 2) 
      dt = sqrt(dxdxi(1,1)^2+dxdxi(2,1)^2);
    elseif (ncoord == 3) 
      dt = sqrt( ((dxdxi(2,1)*dxdxi(3,2))-(dxdxi(2,2)*dxdxi(3,1)))^2 ...
          + ((dxdxi(1,1)*dxdxi(3,2))-(dxdxi(1,2)*dxdxi(3,1)))^2 ...
          + ((dxdxi(1,1)*dxdxi(2,2))-(dxdxi(1,2)*dxdxi(2,1)))^2 );
    end
   for a = 1:nfacenodes
      for i = 1:ndof
        row = ndof*(a-1)+i;
        r(row) = r(row) + N(a)*traction(i)*w(intpt)*dt;
      end
    end
  end
end
%
%====================== Assemble the global stiffness matrix =================
%
function Stif = globalstiffness(ncoord,ndof,nnode,coords,nelem,maxnodes,elident,nelnodes,connect,materialprops,dofs)
%
%   Assemble the global stiffness matrix
%

   Stif = zeros(ndof*nnode,ndof*nnode);
   lmncoord = zeros(ncoord,maxnodes);
   lmndof = zeros(ndof,maxnodes);
%
%   Loop over all the elements
%
   for lmn = 1:nelem
%
%   Extract coords of nodes, DOF for the current element
%
      for a = 1:nelnodes(lmn)
        for i = 1:ncoord
          lmncoord(i,a) = coords(i,connect(a,lmn));
        end
        for i = 1:ndof
          lmndof(i,a) = dofs(ndof*(connect(a,lmn)-1)+i);
        end
      end
    n = nelnodes(lmn);
    ident = elident(lmn);
    kel = elstif(ncoord,ndof,n,ident,lmncoord,materialprops,lmndof);
%
%   Add the current element stiffness:the global stiffness
%
    for a = 1:nelnodes(lmn)
      for i = 1:ndof
        for b = 1:nelnodes(lmn)
          for k = 1:ndof
            rw = ndof*(connect(a,lmn)-1)+i;
            cl = ndof*(connect(b,lmn)-1)+k;
            Stif(rw,cl) = Stif(rw,cl) + kel(ndof*(a-1)+i,ndof*(b-1)+k);
          end
        end
      end
    end
   end
end
%
%===================== Assemble the global traction vector =============
%
function r = globaltraction(ncoord,ndof,nnodes,ndload,coords,nelnodes,elident,connect,dloads,dofs)

   r = zeros(ndof*nnodes,1);
   traction = zeros(ndof,1);

   for load = 1:ndload
%
%     Extract the coords of the nodes on the appropriate element face
%
      lmn = dloads(1,load);
      face = dloads(2,load);
      n = nelnodes(lmn);
      ident = elident(lmn);
      nfnodes = nfacenodes(ncoord,n,ident,face); 
      nodelist = facenodes(ncoord,n,ident,face);     
      lmncoord = zeros(ncoord,nfnodes);
      for a = 1:nfnodes
        for i = 1:ncoord
          lmncoord(i,a) = coords(i,connect(nodelist(a),dloads(1,load)));
        end
        for i = 1:ndof
          lmndof(i,a) = dofs(ndof*(connect(nodelist(a),dloads(1,load))-1)+i);
        end
      end
%
%    Compute the element load vector
%
     for i = 1:ndof
       traction(i) = dloads(i+2,load);
     end

     rel = eldload(ncoord,ndof,nfnodes,ident,lmncoord,traction);
%
%    Assemble the element load vector into global vector
%
     for a = 1:nfnodes
       for i = 1:ndof
         rw = (connect(nodelist(a),dloads(1,load))-1)*ndof+i;
         r(rw) = r(rw) + rel((a-1)*ndof+i);
       end
     end

   end
end       

function print_results(outfile, ...
    nprops,materialprops,ncoord,ndof,nnode,coords, ...
    nelem,maxnodes,connect,nelnodes,elident, ...
    nfix,fixnodes,ndload,dloads,dofs)
%      Print nodal displacements, element strains && stresses:a file

fprintf(outfile,'Nodal Displacements: \n');
   if (ndof == 2) 
     fprintf(outfile,' Node      Coords         u1       u2 \n');
     for i = 1:nnode
      fprintf(outfile,'%3d %8.4f %8.4f %8.4f %8.4f\n', ...
                               i,coords(1,i),coords(2,i),dofs(2*i-1),dofs(2*i));
     end
   elseif (ndof == 3) 
     fprintf(outfile,' Node            Coords            u1       u2       u3 \n');
     for i = 1:nnode
      fprintf(outfile,'%3d %8.4f %8.4f %8.4f %8.4f %8.4f %8.4f \n', ...
                    i,coords(1,i),coords(2,i),coords(3,i),dofs(3*i-2),dofs(3*i-1),dofs(3*i));
     end
   end

   fprintf(outfile,'\n\n Strains and Stresses \n');


   lmncoord = zeros(ncoord,maxnodes);
   displacements = zeros(ndof,maxnodes);

%
%   Loop over all the elements
%
   for lmn = 1:nelem

    fprintf(outfile,' \n Element; %d ',lmn);
    if (ncoord == 2)   
    fprintf(outfile,'  \n int pt    Coords          e_11      e_22     e_12      s_11       s_22      s_12 \n');

    elseif (ncoord == 3) 
    fprintf(outfile,'\n int pt         Coords            e_11      e_22     e_33      e_12       e_13      e_23      s_11      s_22      s_33      s_12      s_13      s_23 \n');
    end
%
%   Extract coords of nodes, DOF for the current element
%
      for a = 1:nelnodes(lmn)
        for i = 1:ncoord
          lmncoord(i,a) = coords(i,connect(a,lmn));
        end
        for i = 1:ndof
          displacements(i,a) = dofs(ndof*(connect(a,lmn)-1)+i);
        end
      end
      n = nelnodes(lmn);
      ident = elident(lmn);
 
      npoints = numberofintegrationpoints(ncoord,n);
      dNdx = zeros(n,ncoord);
      dxdxi = zeros(ncoord,ncoord);
      strain = zeros(ndof,ncoord);
      xi = zeros(ncoord,1);
      x = zeros(ncoord,1);
%
%  Set up integration points 
%
      xilist = integrationpoints(ncoord,n,npoints);
%
%  Loop over the integration points
%
     for intpt = 1:npoints

%     Compute shape functions && derivatives wrt local coords
%
       for i = 1:ncoord
         xi(i) = xilist(i,intpt);
       end
       N = shapefunctions(n,ncoord,ident,xi);      
       dNdxi = shapefunctionderivs(n,ncoord,ident,xi);
%
%     Compute the coords of the integration point
%
      for i = 1:ncoord
        x(i) = 0.;
        for a = 1:n
          x(i) = x(i) + lmncoord(i,a)*N(a);
        end
      end
%
%     Compute the jacobian matrix && its determinant
%
      for i = 1:ncoord
        for j = 1:ncoord
          dxdxi(i,j) = 0.;
          for a = 1:n
            dxdxi(i,j) = dxdxi(i,j) + lmncoord(i,a)*dNdxi(a,j);
          end
        end
      end

      dxidx = inv(dxdxi);
%
%     Convert shape function derivatives:derivatives wrt global coords
%
      for a = 1:n
        for i = 1:ncoord
          dNdx(a,i) = 0.;
          for j = 1:ncoord
            dNdx(a,i) = dNdx(a,i) + dNdxi(a,j)*dxidx(j,i);
          end
        end
      end
%
%     Compute the (infinitesimal) strain by differentiating displacements
%
      for i = 1:ncoord
         for j = 1:ncoord
            strain(i,j) = 0.;
            for a = 1:n
              strain(i,j) = strain(i,j) + 0.5*(displacements(i,a)*dNdx(a,j)+displacements(j,a)*dNdx(a,i));
            end
         end
      end

      stress = materialstress(ndof,ncoord,strain,materialprops);

      if (ncoord == 2) 

      fprintf(outfile,'%5d %7.4f %7.4f %9.4f %9.4f %9.4f %9.4f %9.4f %9.4f \n', ...
        intpt,x(1),x(2),strain(1,1),strain(2,2),strain(1,2),stress(1,1),stress(2,2),stress(1,2));


      elseif (ncoord == 3) 

      fprintf(outfile,'%5d %7.4f %7.4f %7.4f %9.4f %9.4f %9.4f %9.4f %9.4f %9.4f %9.4f %9.4f %9.4f %9.4f %9.4f %9.4f \n',...
              intpt,x(1),x(2),x(3), ...
              strain(1,1),strain(2,2),strain(3,3),strain(1,2),strain(1,3),strain(2,3), ...
              stress(1,1),stress(2,2),stress(3,3),stress(1,2),stress(1,3),stress(2,3));
      end
     end
   end
end

%==============================Function read_input_file =================
 function [nprops,materialprops,ncoord,ndof,nnode,coords,nelem,maxnodes, ...
                connect,nelnodes,elident,nfix,fixnodes,ndload,dloads] = read_input_file(infile) 

 cellarray=textscan(infile,'%s');

%  Total no. material parameters, && list of parameters
%
   nprops = str2num(cellarray{1}{2});
   materialprops = zeros(nprops,1);
   cellno = 2;
   for i = 1:nprops
     cellno = cellno + 2;  
     materialprops(i) = str2num(cellarray{1}{cellno});
   end;
%
%    no. coords (1:3), no. DOF, no. nodes && nodal coordinates
%
   cellno = cellno + 2;
   ncoord = str2num(cellarray{1}{cellno});
   cellno = cellno + 2;
   ndof = str2num(cellarray{1}{cellno});
   cellno = cellno + 2;
   nnode = str2num(cellarray{1}{cellno});
 
   coords = zeros(ncoord,nnode);
   cellno = cellno + 1;
   for i = 1 : nnode
     for j = 1 : ncoord
       cellno = cellno + 1;
       coords(j,i) = str2num(cellarray{1}{cellno});
     end;
   end;
%
%    No. elements && connectivity
%
   cellno = cellno + 2;
   nelem = str2num(cellarray{1}{cellno});
   cellno = cellno + 2;
   maxnodes = str2num(cellarray{1}{cellno});
   connect = zeros(maxnodes,nelem);
   nelnodes = zeros(nelem,1);
   elident = zeros(nelem,1);
   cellno = cellno + 3;
   for i = 1 : nelem
     cellno = cellno + 1;
     elident(i) = str2num(cellarray{1}{cellno});
     cellno = cellno + 1;
     nelnodes(i) = str2num(cellarray{1}{cellno});
     for j = 1 : nelnodes(i)
       cellno = cellno + 1;
       connect(j,i) = str2num(cellarray{1}{cellno});
     end
   end
%
%    No. nodes with prescribed displacements, with the prescribed displacements
% 
   cellno = cellno + 2;
   nfix = str2num(cellarray{1}{cellno});
   cellno = cellno + 3;
   fixnodes = zeros(3,nfix);
   for i = 1 : nfix
      cellno = cellno + 1;
      fixnodes(1,i) = str2num(cellarray{1}{cellno});
      cellno = cellno + 1;
      fixnodes(2,i) = str2num(cellarray{1}{cellno});
      cellno = cellno + 1;
      fixnodes(3,i) = str2num(cellarray{1}{cellno});
   end;
%
%    No. loaded element faces, with the loads
%
    cellno = cellno + 2;
    ndload = str2num(cellarray{1}{cellno});
    cellno = cellno + 3;
    dloads = zeros(2+ndof,ndload);
    for i = 1 : ndload
       cellno = cellno + 1;
       dloads(1,i) = str2num(cellarray{1}{cellno});
       cellno = cellno + 1;
       dloads(2,i) = str2num(cellarray{1}{cellno});
       for j = 1 : ndof
         cellno = cellno + 1;
         dloads(j+2,i) = str2num(cellarray{1}{cellno});
       end;
    end;
    
 end
  function plotmesh(coords,ncoord,nnode,connect,nelem,elident,nelnodes,color)
% Function to plot a mesh.  
    f2D_3 = [1,2,3];
    f2D_4 = [1,2,3,4];
    f2D_6 = [1,4,2,5,3,6];
    f2D_8 = [1,5,2,6,3,7,4,8];
    f3D_4 = [[1,2,3];[1,4,2];[2,4,3];[3,4,1]];
    f3D_10 = [[1,5,2,6,3,7];[1,8,4,9,2,5];[2,9,4,10,3,6];[3,10,4,8,1,7]];
    f3D_8 = [[1,2,3,4];[5,8,7,6];[1,5,6,2];[2,3,7,6];[3,7,8,4];[4,8,5,1]];
    f3D_20 = [[1,9,2,10,3,11,4,12];[5,16,8,15,7,14,6,13];
              [1,17,5,13,6,18,2,9];[2,18,6,14,7,19,3,10];
              [3,19,7,15,8,20,4,11];[4,20,8,16,5,17,1,12]];

   hold on
   if (ncoord==2)  % Plot a 2D mesh
       for lmn = 1:nelem
           for i = 1:nelnodes(lmn)
               x(i,1:2) = coords(1:2,connect(i,lmn));
           end
           scatter(x(:,1),x(:,2),'MarkerFaceColor','r');
           if (nelnodes(lmn)==3) 
               patch('Vertices',x,'Faces',f2D_3,'FaceColor','none','EdgeColor',color);
           elseif (nelnodes(lmn)==4)
               patch('Vertices',x,'Faces',f2D_4,'FaceColor','none','EdgeColor',color);
           elseif (nelnodes(lmn)==6) 
               patch('Vertices',x,'Faces',f2D_6,'FaceColor','none','EdgeColor',color);
           elseif (nelnodes(lmn)==8 || nelnodes(lmn)==9)
               patch('Vertices',x,'Faces',f2D_8,'FaceColor','none','EdgeColor',color);
           end
       end
   elseif (ncoord==3) % Plot a 3D mesh
       for lmn = 1:nelem
           for i = 1:nelnodes(lmn)
               x(i,1:3) = coords(1:3,connect(i,lmn));
           end
           scatter3(x(:,1),x(:,2),x(:,3),'MarkerFaceColor','r');
           if (nelnodes(lmn)==4) 
               patch('Vertices',x,'Faces',f3D_4,'FaceColor','none','EdgeColor',color);
           elseif (nelnodes(lmn)==10)
               patch('Vertices',x,'Faces',f3D_10,'FaceColor','none','EdgeColor',color);
           elseif (nelnodes(lmn)==8) 
               patch('Vertices',x,'Faces',f3D_8,'FaceColor','none','EdgeColor',color);
           elseif (nelnodes(lmn)==20)
               patch('Vertices',x,'Faces',f3D_20,'FaceColor','none','EdgeColor',color);
           end
       end    
   end
   axis equal
   hold off
end
 
